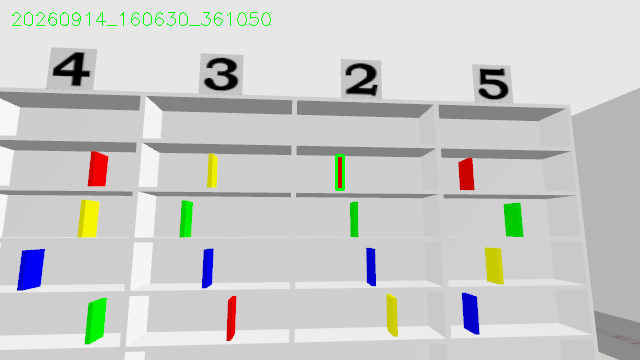
#> input picture erc_images/book_row_20260914_160630_361050.png, 640 x 360 px; its folder holds only this picture in this run
$ python -i digit_detector.py   (imports and definitions only)
#> lines starting #> are read from the running program, lines starting #| are printed output that depends on the picture; after the words box and inside, x2 and y2 are one past the last pixel; in counts of white or black regions, pixels touching at a corner belong together
#> further down, picture is the input picture: shape (360, 640, 3); mean B, G, R 200, 202.7, 201.2
"""
Shelf-column digit detection using only OpenCV + numpy - both already present
in the ERC container via cv_bridge, so this adds no new dependencies.

Why this works here when general OCR is hard: the search space is five known
digits (1-5), rendered large, dark-on-light, by a fixed simulator. That is
close to the easiest possible case for classical template matching.

Two-step workflow:
  1. CALIBRATE (once): run with save_candidates=True, which dumps every digit
     candidate it finds to candidates/. Look through them, and copy one clean
     example of each digit to templates/1.png ... templates/5.png.
  2. RUN: with real templates present, matching is fast and accurate.

If no templates exist, it falls back to synthetic ones rendered with
cv2.putText. Those work, but noticeably worse than real crops - the simulator's
font is not Hershey Simplex. Treat the fallback as "works out of the box",
not "good enough to submit".
"""

import os

import cv2
import numpy as np

TEMPLATE_SIZE = (32, 32)  # every candidate and template is normalized to this
VALID_DIGITS = [1, 2, 3, 4, 5]


class DigitDetector:
    def __init__(self, template_dir='templates', candidate_dir='candidates',
                 save_candidates=False, match_threshold=0.45,
                 min_area=60, max_area_fraction=0.05,
                 min_aspect=0.8, max_aspect=4.5):
        self.template_dir = template_dir
        self.candidate_dir = candidate_dir
        self.save_candidates = save_candidates
        self.match_threshold = match_threshold
        self.min_area = min_area
        self.max_area_fraction = max_area_fraction
        self.min_aspect = min_aspect
        self.max_aspect = max_aspect

        self._candidate_counter = 0
        if self.save_candidates:
            os.makedirs(self.candidate_dir, exist_ok=True)

        self.real_template_digits = set()
        self.templates = self._load_templates()
        self.using_synthetic = not self._has_real_templates()

    # ---------------- templates ----------------

    def _has_real_templates(self):
        return len(self.real_template_digits) == len(VALID_DIGITS)

    def _load_templates(self):
        templates = {}
        for digit in VALID_DIGITS:
            path = os.path.join(self.template_dir, f'{digit}.png')
            if os.path.exists(path):
                img = cv2.imread(path, cv2.IMREAD_GRAYSCALE)
                if img is not None:
                    templates[digit] = self._normalize(img)
                    self.real_template_digits.add(digit)
        for digit in VALID_DIGITS:
            if digit not in templates:
                templates[digit] = self._synthetic_template(digit)
        return templates

    def _synthetic_template(self, digit):
        """Fallback only - renders the digit with a built-in OpenCV font."""
        canvas = np.zeros((64, 64), dtype=np.uint8)
        cv2.putText(canvas, str(digit), (14, 50),
                    cv2.FONT_HERSHEY_SIMPLEX, 1.6, 255, 3)
        return self._normalize(canvas)

    @staticmethod
    def _normalize(gray_img):
        """Binarize, crop to the ink's bounding box, then resize. Cropping
        first is what makes matching scale- and padding-invariant."""
        _, binary = cv2.threshold(gray_img, 0, 255, cv2.THRESH_BINARY | cv2.THRESH_OTSU)
        if binary.mean() > 127:          # ensure ink is white on black
            binary = cv2.bitwise_not(binary)
        coords = cv2.findNonZero(binary)
        if coords is not None:
            x, y, w, h = cv2.boundingRect(coords)
            binary = binary[y:y + h, x:x + w]
        if binary.size == 0:
            return np.zeros(TEMPLATE_SIZE, dtype=np.uint8)
        return cv2.resize(binary, TEMPLATE_SIZE, interpolation=cv2.INTER_NEAREST)

    # ---------------- detection ----------------

    def detect_with_diagnostics(self, bgr_image):
        """Like detect(), but also returns every contour it considered and why
        it was rejected. Use this when nothing is being found and you need to
        know whether the digits are being missed at thresholding, filtered out
        by size/shape, or found but not matching any template.

        Returns (results, diagnostics, binary_image)."""
        gray = cv2.cvtColor(bgr_image, cv2.COLOR_BGR2GRAY)
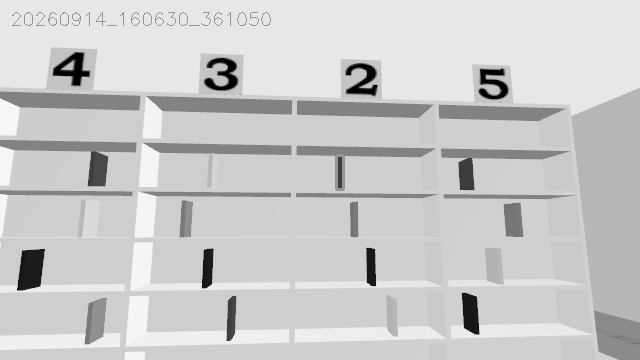
#> gray: shape (360, 640); min 0, max 246, mean 201.9
        frame_area = gray.shape[0] * gray.shape[1]
#> frame_area = 230400

        binary = cv2.adaptiveThreshold(
            gray, 255, cv2.ADAPTIVE_THRESH_GAUSSIAN_C, cv2.THRESH_BINARY_INV, 31, 10)
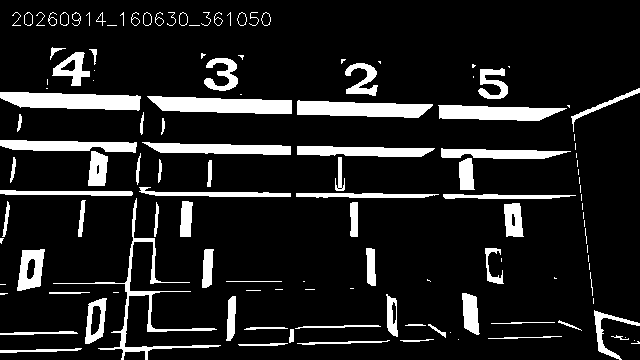
#> binary: shape (360, 640); 12.2% white; 130 white regions (51 under 20 px), largest, box (x1, y1, x2, y2) and area: (0, 92, 141, 111) 1993, (147, 96, 292, 114) 1959, (297, 100, 433, 118) 1795
        binary = cv2.morphologyEx(binary, cv2.MORPH_CLOSE, np.ones((3, 3), np.uint8))
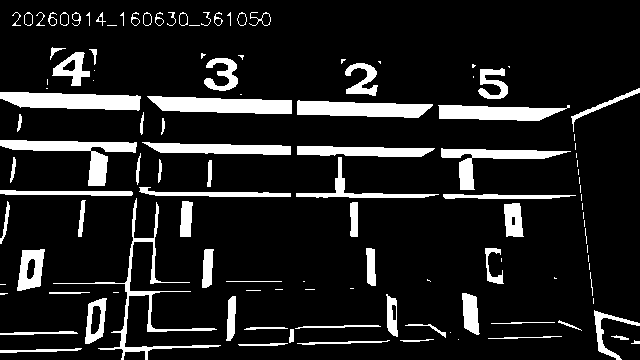
#> binary: shape (360, 640); 12.4% white; 120 white regions (43 under 20 px)
        contours, _ = cv2.findContours(binary, cv2.RETR_EXTERNAL, cv2.CHAIN_APPROX_SIMPLE)
#> contours = 120 contours, 54 with area under 20; largest, box (x1, y1, x2, y2) and area: (0, 92, 141, 111) 1844, (147, 96, 292, 114) 1808, (297, 100, 433, 118) 1652, (0, 140, 137, 186) 1624, (438, 105, 570, 121) 1400

        results, diagnostics = [], []
        for contour in contours:
            area = cv2.contourArea(contour)
            x, y, w, h = cv2.boundingRect(contour)
            aspect = h / float(w) if w else 0.0
            entry = {'bbox': (x, y, w, h), 'area': area, 'aspect': aspect,
                     'digit': None, 'score': 0.0, 'rejected': None}

            if area < self.min_area:
                entry['rejected'] = f'area {area:.0f} < min {self.min_area}'
            elif area > frame_area * self.max_area_fraction:
                entry['rejected'] = f'area {area:.0f} > max {frame_area * self.max_area_fraction:.0f}'
            elif not (self.min_aspect <= aspect <= self.max_aspect):
                entry['rejected'] = f'aspect {aspect:.2f} outside [{self.min_aspect}, {self.max_aspect}]'
            else:
                roi = gray[y:y + h, x:x + w]
                if roi.size:
                    digit, score = self._classify(self._normalize(roi))
                    entry['digit'], entry['score'] = digit, score
                    if digit is None:
                        entry['rejected'] = f'best template score {score:.2f} < {self.match_threshold}'
                    else:
                        results.append((digit, score, (x, y, w, h)))
            diagnostics.append(entry)
#> this loop made 120 passes
#> (area, aspect, digit, score) on passes 88, 91, 94, 97: (407.5, 1.03, 5, 0.53), (463, 1, 2, 0.616), (481.5, 0.971, 3, 0.457), (601, 0.895, 4, 0.691)
#> (area, aspect, score) on passes 17, 19, 20, 21, 22, 39: (393.5, 1.09, 0.244), (664, 2.09, 0.142), (281.5, 4.5, 0.0977), (326.5, 3.58, 0.131), (498.5, 2.33, 0.139), (313, 3.25, 0.12)
#> after the loop, diagnostics = 120 items; results = [(5, 0.53, (478, 68, 30, 31)), (2, 0.616, (345, 63, 33, 33)), (3, 0.457, (204, 58, 34, 33)), (4, 0.691, (52, 52, 38, 34))]

        results.sort(key=lambda r: r[1], reverse=True)
        return results, diagnostics, binary

    # [41 lines left out: function detect, not called in this run]

    def _classify(self, normalized_roi):
        """Compare against every template; return the best match above
        threshold, or (None, best_score) if nothing is convincing."""
        best_digit, best_score = None, 0.0
        for digit, template in self.templates.items():
            result = cv2.matchTemplate(normalized_roi, template, cv2.TM_CCOEFF_NORMED)
            score = float(result.max())
            if score > best_score:
                best_digit, best_score = digit, score
        if best_score >= self.match_threshold:
            return best_digit, best_score
        return None, best_score

    # [15 lines left out: functions _dump_candidate, find_digit, not called in this run]

>>> import cv2
>>> picture = cv2.imread('../erc_images/book_row_20260914_160630_361050.png')
>>> result = DigitDetector().detect_with_diagnostics(picture)
